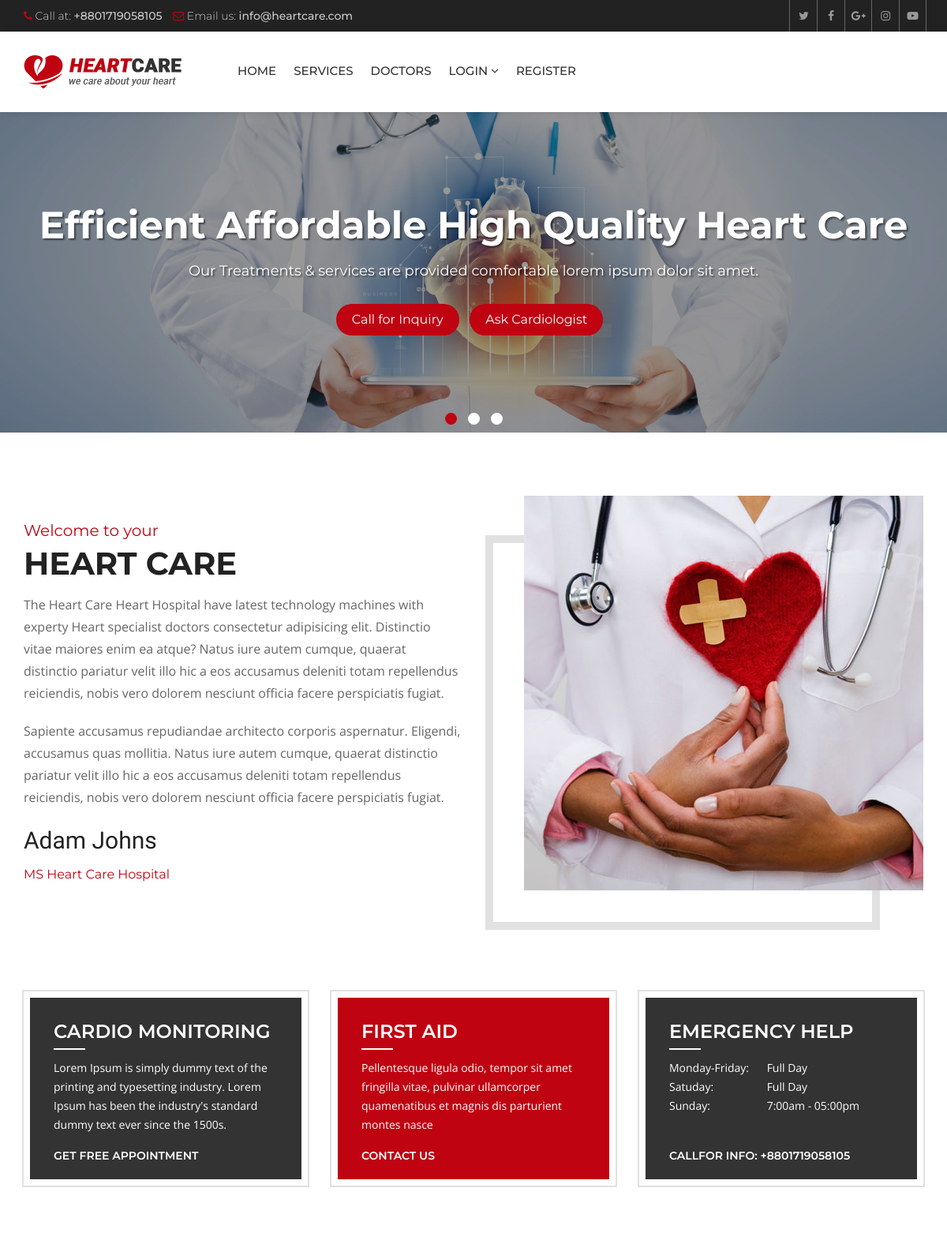
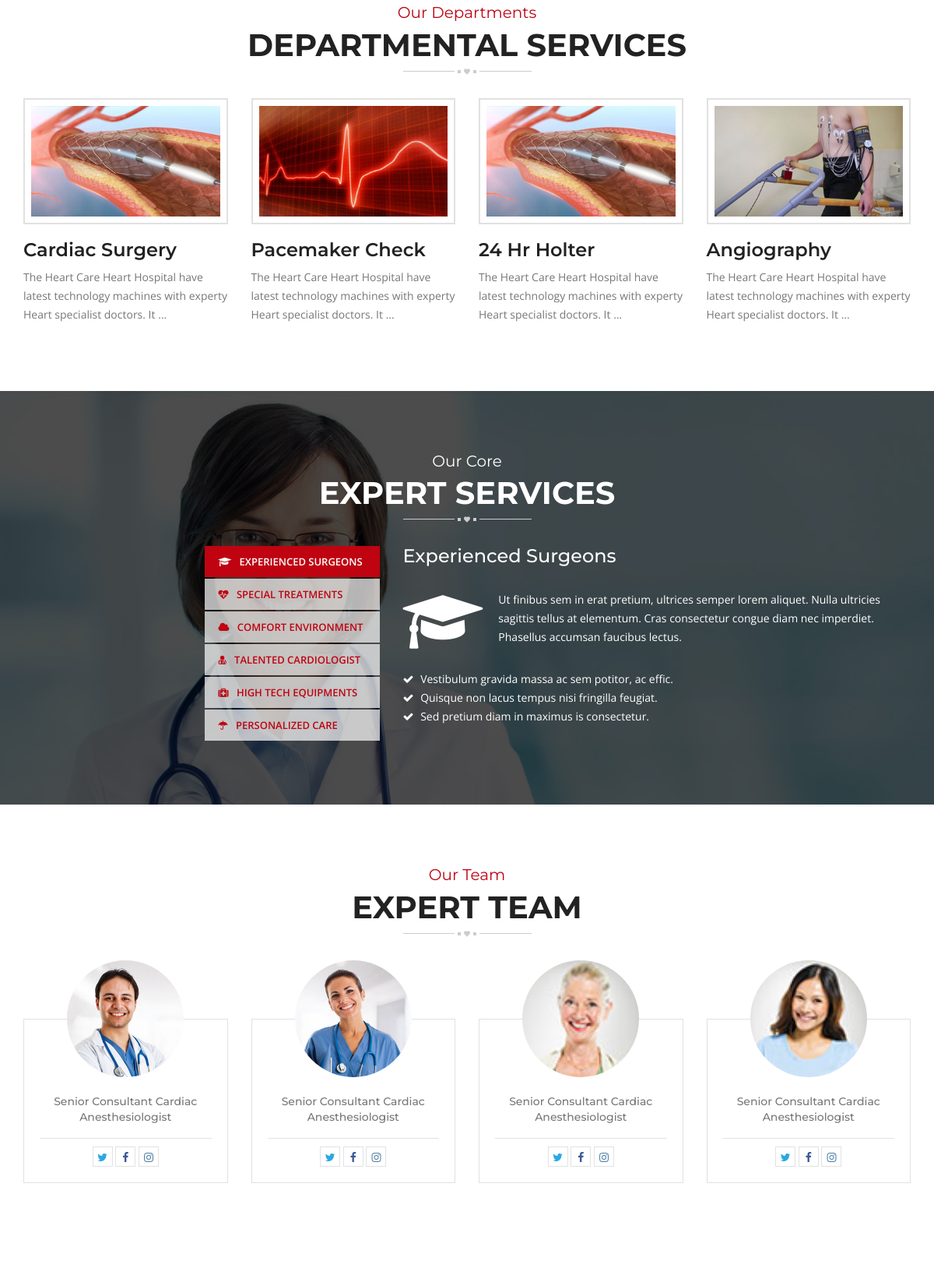
The page / (upper part) on the database its author committed (2 pictures, top to bottom).
### hospital/models.py (models this page shows, shortened)
class Slider(models.Model):
    caption = models.CharField(max_length=150)
    slogan = models.CharField(max_length=120)
    image = models.ImageField(upload_to='sliders/')
    class Meta:
        verbose_name_plural = 'Slider'

class Service(models.Model):
    title = models.CharField(max_length=120)
    description = models.TextField()
    items = models.ManyToManyField(to='Item',)
    thumbnail = models.ImageField(upload_to='services/')
    cover = models.ImageField(upload_to='services/')
    image1 = models.ImageField(upload_to='services/', blank=True, null=True)
    image2 = models.ImageField(upload_to='services/', blank=True, null=True)

class Doctor(models.Model):
    user = models.OneToOneField(User, on_delete=models.CASCADE, related_name='doctor_profile')
    speciality = models.CharField(max_length=120)
    picture = models.ImageField(upload_to="doctors/")
    details = models.TextField()
    experience = models.TextField()
    expertize = models.ManyToManyField(to='Expertize', related_name='doctors')
    twitter = models.CharField(max_length=120, blank=True, null=True)
    facebook = models.CharField(max_length=120, blank=True, null=True)
    instagram = models.CharField(max_length=120, blank=True, null=True)

### hospital/views.py (the view)
# urls.py: path('', views.HomeView.as_view(), name='index'),
class HomeView(ListView):
    template_name = 'hospital/index.html'
    queryset = Service.objects.all()
    context_object_name = 'services'
    def get_context_data(self, **kwargs):
        context = super().get_context_data()
        context['sliders'] = Slider.objects.all()
        context['experts'] = Doctor.objects.all()
        return context

### hospital/context_processors.py (called while the page is built)
def footer_content(request):
    services = Service.objects.all()
    doctors = Doctor.objects.all()
    context = {
        'services': services,
        'doctors': doctors
    }
    return context

### hospital/templatetags/auth_extras.py (called while the page is built)
@register.filter(name='has_group')
def has_group(user, group_name):
    group = Group.objects.get(name=group_name)
    return True if group in user.groups.all() else False

### templates/hospital/index.html (shortened to what this page needs)
{% extends 'base.html' %}
{% load static %}
{% block maincontent %}
<div class="main-content">
  <section class="welcome-section">
    <div class="container">
      <div class="row">
        <div class="welcome-box">
          <div class="col-md-6 col-sm-6">
            <div class="welcome-text">
              <div class="sectio-title-2"> <strong>Welcome to your</strong>
                <h2>Heart Care</h2>
              </div>
              <p> The Heart Care Heart Hospital have latest technology machines with experty Heart specialist
                doctors consectetur adipisicing elit. Distinctio vitae maiores enim ea atque? Natus iure autem
                cumque, quaerat distinctio pariatur velit illo hic a eos accusamus deleniti totam repellendus
                reiciendis, nobis vero dolorem nesciunt officia facere perspiciatis fugiat.</p>
              <p>Sapiente accusamus repudiandae architecto corporis aspernatur. Eligendi, accusamus quas mollitia.
                Natus iure autem cumque, quaerat distinctio pariatur velit illo hic a eos accusamus deleniti totam
                repellendus reiciendis, nobis vero dolorem nesciunt officia facere perspiciatis fugiat.</p>
              <strong class="signature">Adam Johns</strong>
              <h6 class="designation">MS Heart Care Hospital</h6>
            </div>
          </div>
          <div class="col-md-6 col-sm-6">
            <div class="welcome-img"> <img src="{% static 'heartcare/images/welcome.jpg' %}" alt=""> </div>
          </div>
        </div>
      </div>
    </div>
  </section>
  <section class="home-features">
    <div class="container">
      <div class="row">
        <div class="col-md-4 col-sm-4">
          <div class="features-box">
            <h3>Cardio Monitoring</h3>
            <p>Lorem Ipsum is simply dummy text of the printing and typesetting industry. Lorem Ipsum has been the
              industry's standard dummy text ever since the 1500s.</p>
            <a href="appointment.html">Get Free Appointment</a>
          </div>
        </div>
        <div class="col-md-4 col-sm-4">
          <div class="features-box selected">
            <h3>First Aid</h3>
            <p>Pellentesque ligula odio, tempor sit amet fringilla vitae, pulvinar ullamcorper quamenatibus et
              magnis dis parturient montes nasce</p>
            <a href="contact-2.html">Contact Us</a>
          </div>
        </div>
        <div class="col-md-4 col-sm-4">
          <div class="features-box">
            <h3>Emergency Help</h3>
            <p><span>Monday-Friday:</span> Full Day<br>
              <span>Satuday:</span> Full Day<br>
              <span>Sunday:</span> 7:00am - 05:00pm<br>
            </p>
            <a href="#">Callfor Info: +8801719058105</a>
          </div>
        </div>
      </div>
    </div>
  </section>
  <section class="home-services">
    <div class="container">
      <div class="row">
        <div class="col-md-12">
          <div class="section-title-3"> <strong>Our Departments</strong>
            <h2>Departmental Services</h2>
          </div>
        </div>
        <div class="col-md-12">
          <div class="service-style-1">
            <div class="row">
              {% for service in services %}
              <div class="col-md-3 col-sm-3">
                <div class="service-box">
                  <div class="ser-thumb">  <img src="{{ service.thumbnail.url }}"
                      alt="">
                  </div>
                  <div class="ser-content">
                    <h3><a href="{% url 'service_details' service.id %}">{{ service.title }}</a></h3>
                    <p>{{ service.description|truncatewords:15 }}</p>
                  </div>
                </div>
              </div>
              {% endfor %}
            </div>
          </div>
        </div>
      </div>
    </div>
  </section>
  <section class="heart-care-services">
    <div class="container">
      <div class="row">
        <div class="col-md-12">
          <div class="section-title-3 white"> <strong>Our Core</strong>
            <h2>Expert Services</h2>
          </div>
        </div>
        <div class="col-md-5 col-sm-5">
          <ul class="nav nav-tabs" role="tablist">
            <li role="presentation" class="active"><a href="#service-1" aria-controls="service-1" role="tab"
                data-toggle="tab"> <i class="fa fa-graduation-cap"></i> Experienced Surgeons</a></li>
            <li role="presentation"><a href="#service-2" aria-controls="service-2" role="tab" data-toggle="tab"> <i
                  class="fa fa-heartbeat"></i> Special Treatments</a></li>
            <li role="presentation"><a href="#service-3" aria-controls="service-3" role="tab" data-toggle="tab"> <i
                  class="fa fa-cloud"></i> Comfort Environment</a></li>
            <li role="presentation"><a href="#service-4" aria-controls="service-4" role="tab" data-toggle="tab"> <i
                  class="fa fa-user-md"></i> Talented Cardiologist</a></li>
            <li role="presentation"><a href="#service-5" aria-controls="service-5" role="tab" data-toggle="tab"> <i
                  class="fa fa-medkit"></i> High Tech Equipments</a></li>
            <li role="presentation"><a href="#service-6" aria-controls="service-6" role="tab" data-toggle="tab"> <i
                  class="fa fa-umbrella"></i> Personalized Care</a></li>
          </ul>
        </div>
        <div class="col-md-7 col-sm-7">
          <div class="tab-content">
            <div role="tabpanel" class="tab-pane active" id="service-1">
              <div class="ser-tab-text">
                <h3>Experienced Surgeons</h3>
                <p> <i class="fa fa-graduation-cap"></i> Ut finibus sem in erat pretium, ultrices semper lorem
                  aliquet. Nulla ultricies sagittis tellus at elementum. Cras consectetur congue diam nec imperdiet.
                  Phasellus accumsan faucibus lectus. </p>
                <ul>
                  <li><i class="fa fa-check"></i> Vestibulum gravida massa ac sem potitor, ac effic.</li>
                  <li><i class="fa fa-check"></i> Quisque non lacus tempus nisi fringilla feugiat.</li>
                  <li><i class="fa fa-check"></i> Sed pretium diam in maximus is consectetur.</li>
                </ul>
              </div>
            </div>
          </div>
        </div>
      </div>
    </div>
  </section>
  <section class="team">
    <div class="container">
      <div class="row">
        <div class="section-title-3"> <strong>Our Team</strong>
          <h2>Expert Team</h2>
        </div>
      </div>
      <div class="row">
        {% for doctor in experts|slice:':4' %}
        <div class="col-md-3 col-sm-6">
          <div class="team-box mb50">
            <div class="team-thumb">  <img src="{{ doctor.picture.url }}" alt=""></div>
            <div class="team-text">
              <strong>{{ doctor.speciality }}</strong>
              <ul class="team-social">
                {% if doctor.twitter %}
                <li><a class="tw" href="{{ doctor.twitter }}"><i class="fa fa-twitter" aria-hidden="true"></i></a></li>
                {% endif %}
                {% if doctor.facebook %}
                <li><a class="fb" href="{{ doctor.facebook }}"><i class="fa fa-facebook" aria-hidden="true"></i></a>
                </li>
                {% endif %}
                {% if doctor.instagram %}
                <li><a class="insta" href="{{ doctor.instagram }}"><i class="fa fa-instagram"
                      aria-hidden="true"></i></a></li>
                {% endif %}
              </ul>
            </div>
          </div>
        </div>
        {% endfor %}
      </div>
    </div>
  </section>
  <section class="testi-faq">
  </section>
</div>
{% endblock maincontent %}

### templates/partials/_slider.html
{% load static %}
<div class="main-slider">
    <div id="main-slider" class="owl-carousel owl-theme">
      {% for slider in sliders %}
      <div class="item">
          <div class="slide-caption slide-2">
            <div class="container">
              <h1>{{ slider.caption }}</h1>
              <p>{{ slider.slogan }}</p>
              <a class="btn-1" href="#">Call for Inquiry</a> <a class="btn-1" href="#">Ask Cardiologist</a>
            </div>
          </div>
          <span class="simg"><img src="{{ slider.image.url }}" alt=""></span>
        </div>
      {% endfor %}
    </div>
  </div>

### heartcare/static/heartcare/css/color.css (style rules this page uses)
.site-header .navbar-default .navbar-nav > li > a:hover, .site-header .navbar-default .navbar-nav > .active > a, .site-header .navbar-default .navbar-nav > .active > a:focus, .site-header .navbar-default .navbar-nav > .active > a:hover, .site-header .navbar-default .navbar-nav > .open > a, .site-header .navbar-default .navbar-nav > .open > a:focus, .site-header .navbar-default .navbar-nav > .open > a:hover, .main-slider .owl-theme .owl-dots .owl-dot.active span, .main-slider .owl-theme .owl-dots .owl-dot:hover span, .site-header .navbar-nav > li > a.appoint, .site-header .navbar-nav > li > a.nav-search, .btn-1, .site-header .dropdown-menu > li > a:after, .app-form input[type="submit"], .header-style-two .nav-area, .learn-more, .play:hover, .cp-tabs .nav-tabs > li.active > a, .cp-tabs .nav-tabs > li.active > a:focus, .cp-tabs .nav-tabs > li.active > a:hover, .site-header .head-search .btn.btn-default, .main-slider .owl-theme .owl-dots .owl-dot.active span, .main-slider .owl-theme .owl-dots .owl-dot:hover span, .service-box-2:after, .Heart-box:hover .v-icon, .Heart-box:hover .v-text, .post-date, .team-two .team-social li a, .team-two .team-box .team-text:after, .book-appointment-widget a, .cp-pagination .pagination > li > a:hover, .cp-pagination .pagination > li > span:hover, .book-app, .submit-btn, .news-thumb .date, .newsletter-form button, .news-detail blockquote, .comment-form input[type="submit"], .pro-hover a, .review-form input[type="submit"], .related-products .owl-dots .owl-dot.active span, .related-products .owl-dots .owl-dot:hover span, .heart-care-services .nav-tabs>li.active>a, .heart-care-services .nav-tabs>li.active>a:focus, .heart-care-services .nav-tabs>li.active>a:hover, .heart-care-services .nav-tabs>li>a:hover, .services-nav h3, .site-header .dropdown-menu > li > a:hover, .features-box:hover, .features-box.selected, .footer .widget .rm, .home-testimonials .owl-theme .owl-dots .owl-dot.active span, .home-testimonials .owl-theme .owl-dots .owl-dot:hover span { background: #bf0311; }
.top-bar li .fa, .top-social a:hover, .view, .services-list .service h3 a:hover, .service-style-1 .service-box .ser-content h3 a:hover, .faqs .panel-default > .panel-heading h4 a, .faqs .panel-default > .panel-heading a::after, .team-text h5 a:hover, .section-title-3 strong, .post-text > h5 a:hover, .read-more:hover, .widget address .icon, .footer .widget a:hover, .footer-cr p strong, .footer-social a:hover, .post-meta li, .post-meta li:after, .post-meta li a, .header-service-area .icon, .header-service-area strong, .section-title-1 strong, .section-title-1 h2, .sectio-title-2 strong, .welcome-text .designation, .Heart-box .v-icon, .phone-icon, .services-nav .side-nav li:hover a, .services-nav .side-nav li.active a, .gallery-thumb .hover-info a, .archives li:before, .search-form button, .date-time, .right-404 strong, .prices, .review .fa, .login-social li, .login-social li a, .heart-care-services .nav-tabs>li>a { color: #bf0311; }

### rows shown on the page
Slider: caption "Efficient Affordable High Quality Heart Care", slogan "Our Treatments & services are provided comfortable lorem ipsum dolor sit amet.", image (picture)
Service: thumbnail (picture), title "Cardiac Surgery", description "The Heart Care Heart Hospital have latest technology machines with experty Heart specialist doctors. It …"
Service: thumbnail (picture), title "Pacemaker Check", description "The Heart Care Heart Hospital have latest technology machines with experty Heart specialist doctors. It …"
Service: thumbnail (picture), title "24 Hr Holter", description "The Heart Care Heart Hospital have latest technology machines with experty Heart specialist doctors. It …"
Service: thumbnail (picture), title "Angiography", description "The Heart Care Heart Hospital have latest technology machines with experty Heart specialist doctors. It …"
Doctor: picture (picture), speciality "Senior Consultant Cardiac Anesthesiologist"
Doctor: picture (picture), speciality "Senior Consultant Cardiac Anesthesiologist"
Doctor: picture (picture), speciality "Senior Consultant Cardiac Anesthesiologist"
Doctor: picture (picture), speciality "Senior Consultant Cardiac Anesthesiologist"
